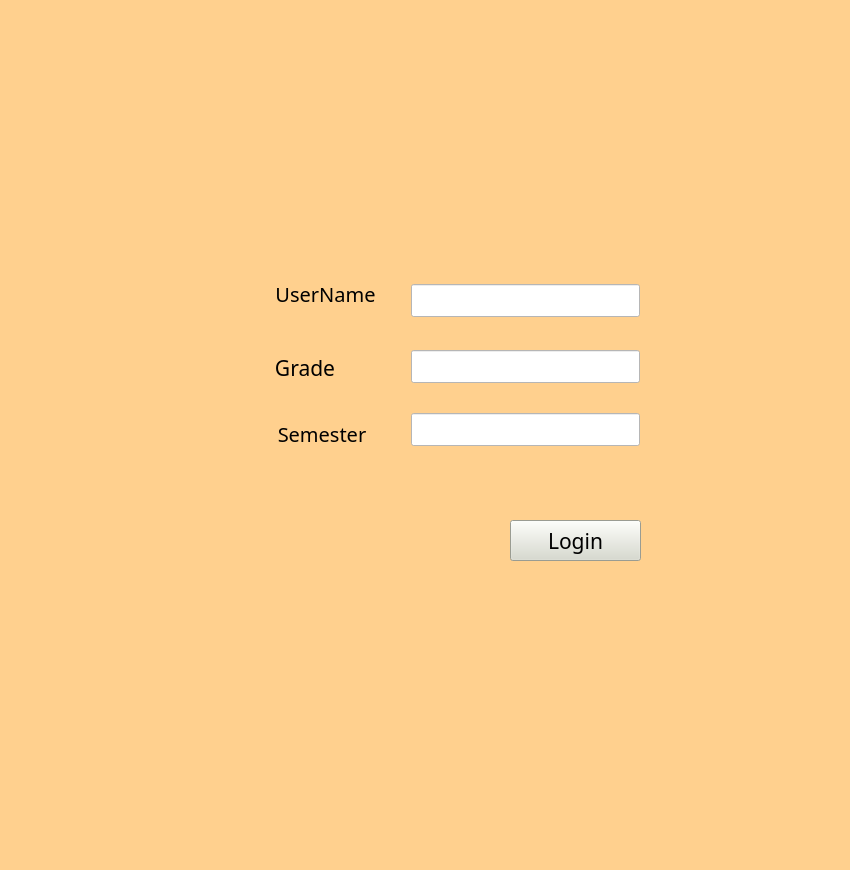
<?xml version="1.0" encoding="UTF-8"?>
<ui version="4.0">
 <class>LoginWindow</class>
 <widget class="QMainWindow" name="LoginWindow">
  <property name="geometry">
   <rect>
    <x>0</x>
    <y>0</y>
    <width>850</width>
    <height>870</height>
   </rect>
  </property>
  <property name="windowTitle">
   <string>MainWindow</string>
  </property>
  <property name="styleSheet">
   <string notr="true">background-color: transparent;
background-color: rgb(255, 208, 142);</string>
  </property>
  <widget class="QWidget" name="centralwidget">
   <widget class="QLineEdit" name="lineEdit_Grade">
    <property name="geometry">
     <rect>
      <x>411</x>
      <y>350</y>
      <width>229</width>
      <height>33</height>
     </rect>
    </property>
    <property name="font">
     <font>
      <family>배달의민족 주아</family>
      <pointsize>15</pointsize>
     </font>
    </property>
    <property name="styleSheet">
     <string notr="true">background: rgb(255, 255, 255)</string>
    </property>
   </widget>
   <widget class="QLineEdit" name="lineEdit_Semester">
    <property name="geometry">
     <rect>
      <x>411</x>
      <y>413</y>
      <width>229</width>
      <height>33</height>
     </rect>
    </property>
    <property name="font">
     <font>
      <family>배달의민족 주아</family>
      <pointsize>15</pointsize>
     </font>
    </property>
    <property name="styleSheet">
     <string notr="true">background: rgb(255, 255, 255)</string>
    </property>
   </widget>
   <widget class="QLabel" name="label_5">
    <property name="geometry">
     <rect>
      <x>23</x>
      <y>234</y>
      <width>821</width>
      <height>351</height>
     </rect>
    </property>
    <property name="text">
     <string/>
    </property>
    <property name="pixmap">
     <pixmap resource="menu_logo.qrc">:/login.png</pixmap>
    </property>
    <property name="scaledContents">
     <bool>true</bool>
    </property>
   </widget>
   <widget class="QPushButton" name="pushButton_login">
    <property name="geometry">
     <rect>
      <x>510</x>
      <y>520</y>
      <width>131</width>
      <height>41</height>
     </rect>
    </property>
    <property name="font">
     <font>
      <family>배달의민족 주아</family>
      <pointsize>16</pointsize>
     </font>
    </property>
    <property name="styleSheet">
     <string notr="true">background-color: rgb(216, 218, 205)</string>
    </property>
    <property name="text">
     <string>Login</string>
    </property>
   </widget>
   <widget class="QLineEdit" name="lineEdit_Username">
    <property name="geometry">
     <rect>
      <x>411</x>
      <y>284</y>
      <width>229</width>
      <height>33</height>
     </rect>
    </property>
    <property name="font">
     <font>
      <family>배달의민족 주아</family>
      <pointsize>15</pointsize>
     </font>
    </property>
    <property name="styleSheet">
     <string notr="true">background: rgb(255, 255, 255)</string>
    </property>
   </widget>
   <widget class="QLabel" name="label">
    <property name="geometry">
     <rect>
      <x>270</x>
      <y>280</y>
      <width>111</width>
      <height>27</height>
     </rect>
    </property>
    <property name="font">
     <font>
      <family>배달의민족 주아</family>
      <pointsize>15</pointsize>
     </font>
    </property>
    <property name="styleSheet">
     <string notr="true">background-color:transparent</string>
    </property>
    <property name="text">
     <string>UserName</string>
    </property>
    <property name="alignment">
     <set>Qt::AlignCenter</set>
    </property>
   </widget>
   <widget class="QLabel" name="label_3">
    <property name="geometry">
     <rect>
      <x>270</x>
      <y>353</y>
      <width>70</width>
      <height>30</height>
     </rect>
    </property>
    <property name="font">
     <font>
      <family>배달의민족 주아</family>
      <pointsize>16</pointsize>
     </font>
    </property>
    <property name="styleSheet">
     <string notr="true">background-color:transparent</string>
    </property>
    <property name="text">
     <string>Grade</string>
    </property>
    <property name="alignment">
     <set>Qt::AlignCenter</set>
    </property>
   </widget>
   <widget class="QLabel" name="label_4">
    <property name="geometry">
     <rect>
      <x>270</x>
      <y>420</y>
      <width>104</width>
      <height>27</height>
     </rect>
    </property>
    <property name="font">
     <font>
      <family>배달의민족 주아</family>
      <pointsize>15</pointsize>
     </font>
    </property>
    <property name="styleSheet">
     <string notr="true">background-color:transparent</string>
    </property>
    <property name="text">
     <string>Semester</string>
    </property>
    <property name="alignment">
     <set>Qt::AlignCenter</set>
    </property>
   </widget>
   <zorder>label_5</zorder>
   <zorder>lineEdit_Grade</zorder>
   <zorder>lineEdit_Semester</zorder>
   <zorder>pushButton_login</zorder>
   <zorder>lineEdit_Username</zorder>
   <zorder>label</zorder>
   <zorder>label_3</zorder>
   <zorder>label_4</zorder>
  </widget>
  <widget class="QMenuBar" name="menubar">
   <property name="geometry">
    <rect>
     <x>0</x>
     <y>0</y>
     <width>850</width>
     <height>26</height>
    </rect>
   </property>
  </widget>
  <widget class="QStatusBar" name="statusbar"/>
 </widget>
 <tabstops>
  <tabstop>lineEdit_Username</tabstop>
  <tabstop>lineEdit_Grade</tabstop>
  <tabstop>lineEdit_Semester</tabstop>
  <tabstop>pushButton_login</tabstop>
 </tabstops>
 <resources>
  <include location="menu_logo.qrc"/>
 </resources>
 <connections/>
</ui>
